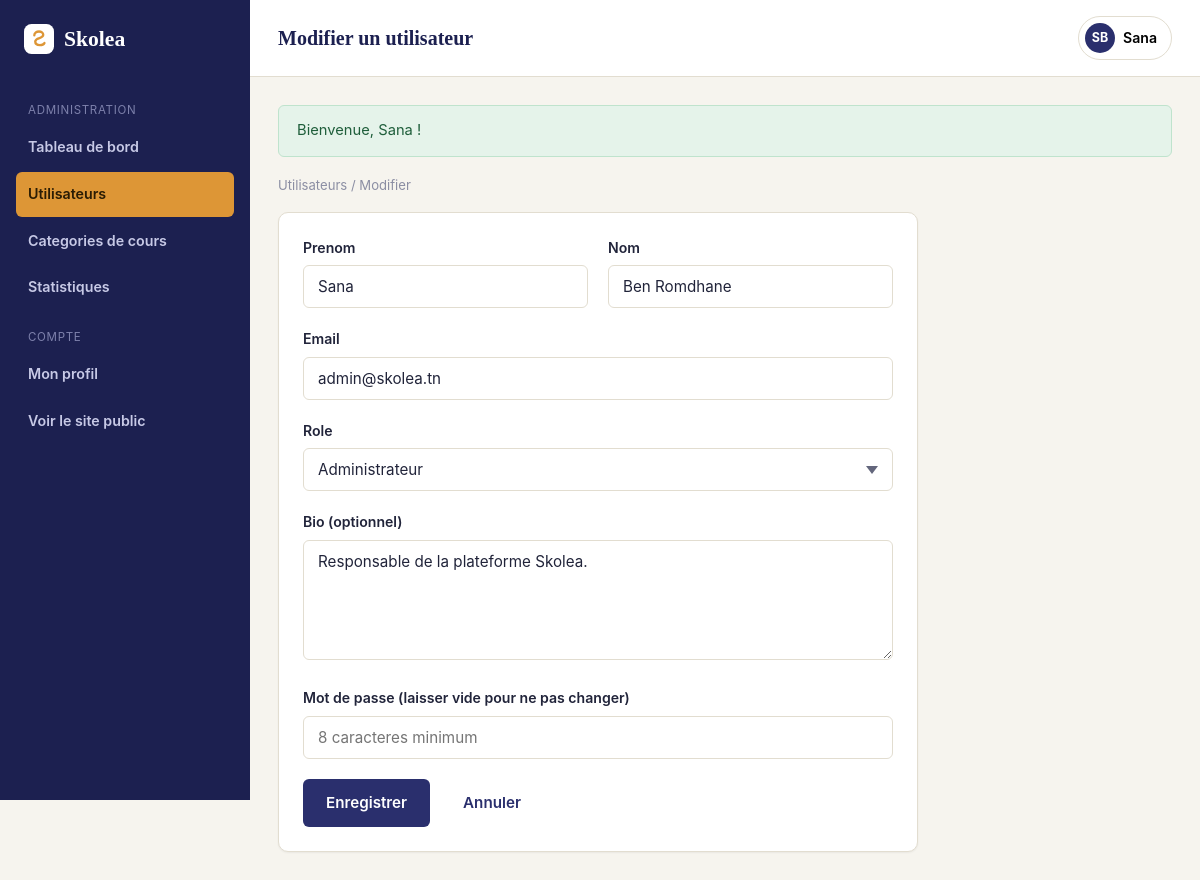
Screenshot of /SkoleaMVC/View/BackOffice/admin_utilisateur_modifier.php?id=1 (signed in) with the database file from the repository.
### tables this page shows
CREATE TABLE utilisateurs (
    id              INT UNSIGNED AUTO_INCREMENT PRIMARY KEY,
    nom             VARCHAR(80)  NOT NULL,
    prenom          VARCHAR(80)  NOT NULL,
    email           VARCHAR(150) NOT NULL UNIQUE,
    mot_de_passe    VARCHAR(255) NOT NULL,
    role            ENUM('administrateur', 'formateur', 'etudiant') NOT NULL DEFAULT 'etudiant',
    photo           VARCHAR(255) NULL,
    bio             VARCHAR(500) NULL,
    date_creation   DATETIME NOT NULL DEFAULT CURRENT_TIMESTAMP
);

### SkoleaMVC/helpers.php (called while the page is built, shortened)
<?php
function e($value)
{
    return htmlspecialchars($value ?? '', ENT_QUOTES, 'UTF-8');
}
function old($old, $key, $default = '')
{
    return e($old[$key] ?? $default);
}
function flash_get()
{
    $flash = $_SESSION['_flash'] ?? [];
    return $flash;
}
function role_label($role)
{
    if ($role === 'administrateur') return 'Administrateur';
    if ($role === 'formateur') return 'Formateur';
    if ($role === 'etudiant') return 'Etudiant';
    return ucfirst($role);
}
function utilisateur_connecte()
{
    return $_SESSION['utilisateur'] ?? null;
}

### SkoleaMVC/Model/Utilisateur.php (called while the page is built, shortened)
<?php
class Utilisateur
{
    private $pdo;
    public function __construct()
    {
        $this->pdo = config::getConnexion();
    }
    public function findById($id)
    {
        $stmt = $this->pdo->prepare('SELECT * FROM utilisateurs WHERE id = :id');
        $stmt->execute(['id' => $id]);
        return $stmt->fetch() ?: null;
    }
}

### config.php (called while the page is built)
<?php
class config
{
    private static $pdo = null;
    public static function getConnexion()
    {
        if (!isset(self::$pdo)) {
            $servername = "localhost";
            $username = "root";
            $password = "";
            $dbname = "skolea";
            try {
                self::$pdo = new PDO(
                    "mysql:host=$servername;dbname=$dbname;charset=utf8mb4",
                    $username,
                    $password
                );
                self::$pdo->setAttribute(PDO::ATTR_ERRMODE, PDO::ERRMODE_EXCEPTION);
                self::$pdo->setAttribute(PDO::ATTR_DEFAULT_FETCH_MODE, PDO::FETCH_ASSOC);
            } catch (Exception $e) {
                die('Erreur de connexion : ' . $e->getMessage());
            }
        }
        return self::$pdo;
    }
}

### SkoleaMVC/View/BackOffice/admin_utilisateur_modifier.php (the view, shortened to what this page needs)
<?php
require_once __DIR__ . '/../../bootstrap.php';
require_once __DIR__ . '/../../Model/Utilisateur.php';
$id = (int) ($_GET['id'] ?? 0);
$utilisateur = (new Utilisateur())->findById($id);
$old = $utilisateur;
$errors = [];
$pageTitle = 'Modifier un utilisateur';
require __DIR__ . '/includes/header.php';
?>
<div class="breadcrumb">
    <a href="admin_utilisateurs.php">Utilisateurs</a> / Modifier
</div>
<div class="card" style="max-width:640px;">
    <div class="card-body">
        <form method="post" action="admin_utilisateur_modifier.php?id=<?= $id ?>" id="form-utilisateur-modifier" novalidate>
            <div class="form-row">
                <div class="form-group">
                    <label class="form-label" for="prenom">Prenom</label>
                    <input type="text" id="prenom" name="prenom" class="form-control<?= isset($errors['prenom']) ? ' is-invalid' : '' ?>"
                           value="<?= old($old, 'prenom') ?>" placeholder="Ex : Sonia">
                </div>
                <div class="form-group">
                    <label class="form-label" for="nom">Nom</label>
                    <input type="text" id="nom" name="nom" class="form-control<?= isset($errors['nom']) ? ' is-invalid' : '' ?>"
                           value="<?= old($old, 'nom') ?>" placeholder="Ex : Trabelsi">
                </div>
            </div>
            <div class="form-group">
                <label class="form-label" for="email">Email</label>
                <input type="email" id="email" name="email" class="form-control<?= isset($errors['email']) ? ' is-invalid' : '' ?>"
                       value="<?= old($old, 'email') ?>" placeholder="exemple@skolea.tn">
            </div>
            <div class="form-group">
                <label class="form-label" for="role">Role</label>
                <select id="role" name="role" class="form-control">
                    <?php foreach (['administrateur', 'formateur', 'etudiant'] as $r): ?>
                        <option value="<?= e($r) ?>" <?= ($old['role'] ?? 'etudiant') === $r ? 'selected' : '' ?>><?= e(role_label($r)) ?></option>
                    <?php endforeach; ?>
                </select>
            </div>
            <div class="form-group">
                <label class="form-label" for="bio">Bio (optionnel)</label>
                <textarea id="bio" name="bio" class="form-control" rows="3" placeholder="Quelques mots sur cette personne"><?= old($old, 'bio') ?></textarea>
            </div>
            <div class="form-group">
                <label class="form-label" for="mot_de_passe">Mot de passe (laisser vide pour ne pas changer)</label>
                <input type="password" id="mot_de_passe" name="mot_de_passe" class="form-control<?= isset($errors['mot_de_passe']) ? ' is-invalid' : '' ?>"
                       placeholder="8 caracteres minimum" autocomplete="new-password">
            </div>
            <div class="cluster" style="margin-top:8px;">
                <button type="submit" class="btn btn-primary">Enregistrer</button>
                <a href="admin_utilisateurs.php" class="btn btn-ghost">Annuler</a>
            </div>
        </form>
    </div>
</div>
<?php require __DIR__ . '/includes/footer.php'; ?>

### SkoleaMVC/View/BackOffice/includes/header.php (shortened to what this page needs)
<!doctype html>
<html lang="fr">
<head>
    <link rel="stylesheet" href="../../assets/css/app.css">
</head>
<body>
<div class="back-shell">
    <?php include __DIR__ . '/sidebar.php'; ?>
    <div class="back-main">
        <header class="back-topbar">
            <h1><?= e($pageTitle) ?></h1>
            <div class="user-menu">
                <button type="button" class="user-chip">
                    <span class="user-avatar"><?= e(mb_strtoupper(mb_substr($utilisateur['prenom'], 0, 1) . mb_substr($utilisateur['nom'], 0, 1))) ?></span>
                    <?= e($utilisateur['prenom']) ?>
                </button>
            </div>
        </header>
        <div class="back-content">
            <?php $flashes = flash_get(); ?>
            <?php foreach ($flashes as $type => $message): ?>
                <div class="alert alert-<?= e($type) ?>" data-flash><?= e($message) ?></div>
            <?php endforeach; ?>

### SkoleaMVC/assets/css/app.css (style rules this page uses)
:root { --color-bg: #f6f4ee; --color-surface: #ffffff; --color-surface-alt: #efece2; --color-border: #e2ddd0; --color-text: #21243a; --color-text-muted: #63667c; --color-text-soft: #8b8ea3; --color-primary: #2a2f6d; --color-primary-dark: #1c2050; --color-primary-light: #4c56a6; --color-accent: #dd9636; --color-accent-dark: #b87a24; --color-success: #2e8b57; --color-success-bg: #e5f3ea; --color-warning: #c77d22; --color-warning-bg: #faf0e0; --color-danger: #c1443a; --color-danger-bg: #fbe9e7; --color-info: #2f6f9e; --color-info-bg: #e7f1f7; --font-heading: Cambria, Georgia, 'Times New Roman', serif; --font-body: -apple-system, BlinkMacSystemFont, 'Segoe UI', Roboto, Helvetica, Arial, sans-serif; --radius-sm: 6px; --radius-md: 10px; --radius-lg: 18px; --shadow-sm: 0 1px 2px rgba(33, 36, 58, 0.06); --shadow-md: 0 8px 24px rgba(33, 36, 58, 0.08); --shadow-lg: 0 16px 40px rgba(33, 36, 58, 0.14); --container-width: 1140px; }
*, *::before, *::after { box-sizing: border-box; }
html { -webkit-text-size-adjust: 100%; scroll-behavior: smooth; }
body { margin: 0; background: var(--color-bg); color: var(--color-text); font-family: var(--font-body); font-size: 16px; line-height: 1.6; -webkit-font-smoothing: antialiased; }
a { color: inherit; text-decoration: none; }
button { font: inherit; }
h1, h2, h3, h4, h5 { font-family: var(--font-heading); font-weight: 600; line-height: 1.25; margin: 0 0 .5em; color: var(--color-primary-dark); }
h1 { font-size: clamp(1.9rem, 1.5rem + 1.6vw, 2.75rem); }
.cluster { display: flex; align-items: center; gap: 10px; flex-wrap: wrap; }
.btn { display: inline-flex; align-items: center; justify-content: center; gap: 8px; border: 1px solid transparent; border-radius: var(--radius-sm); padding: 11px 22px; font-size: .95rem; font-weight: 600; cursor: pointer; transition: transform .12s ease, box-shadow .12s ease, background-color .12s ease, border-color .12s ease; white-space: nowrap; }
.btn-primary { background: var(--color-primary); color: #fff; }
.btn-ghost { background: transparent; color: var(--color-primary); }
.card { background: var(--color-surface); border: 1px solid var(--color-border); border-radius: var(--radius-md); box-shadow: var(--shadow-sm); }
.card-body { padding: 24px; }
.form-group { margin-bottom: 20px; }
.form-label { display: block; font-weight: 600; font-size: .88rem; margin-bottom: 6px; color: var(--color-text); }
.form-control { width: 100%; padding: 11px 14px; border: 1px solid var(--color-border); border-radius: var(--radius-sm); background: var(--color-surface); font-family: inherit; font-size: .95rem; color: var(--color-text); transition: border-color .12s ease, box-shadow .12s ease; }
textarea.form-control { resize: vertical; min-height: 120px; }
select.form-control { appearance: none; background-repeat: no-repeat; background-position: right 14px center; padding-right: 34px; }
.form-row { display: grid; grid-template-columns: repeat(auto-fit, minmax(180px, 1fr)); gap: 16px 20px; }
.alert { border-radius: var(--radius-sm); padding: 13px 18px; font-size: .92rem; margin-bottom: 18px; border: 1px solid transparent; }
.alert-succes { background: var(--color-success-bg); color: #1f5e3b; border-color: #bfe3cd; }
.user-menu { position: relative; }
.user-chip { display: flex; align-items: center; gap: 8px; border: 1px solid var(--color-border); background: var(--color-surface); border-radius: 999px; padding: 6px 14px 6px 6px; cursor: pointer; font-size: .88rem; font-weight: 600; }
.user-avatar { width: 30px; height: 30px; border-radius: 50%; background: var(--color-primary); color: #fff; display: flex; align-items: center; justify-content: center; font-size: .78rem; font-weight: 700; }
.back-shell { display: grid; grid-template-columns: 250px 1fr; min-height: 100vh; }
.back-main { display: flex; flex-direction: column; min-width: 0; }
.back-topbar { display: flex; align-items: center; gap: 16px; padding: 16px 28px; background: var(--color-surface); border-bottom: 1px solid var(--color-border); position: sticky; top: 0; z-index: 20; }
.back-topbar h1 { font-size: 1.25rem; margin: 0; }
.back-content { padding: 28px; flex: 1; }
.breadcrumb { font-size: .82rem; color: var(--color-text-soft); margin-bottom: 16px; }

### rows the page displays
utilisateurs: prenom+nom "SB", prenom "Sana", nom "Ben Romdhane", email "admin@skolea.tn", bio "Responsable de la plateforme Skolea."

### other values shown
$pageTitle "Modifier un utilisateur"
$message "Bienvenue, Sana !"
form field role "Administrateur"
